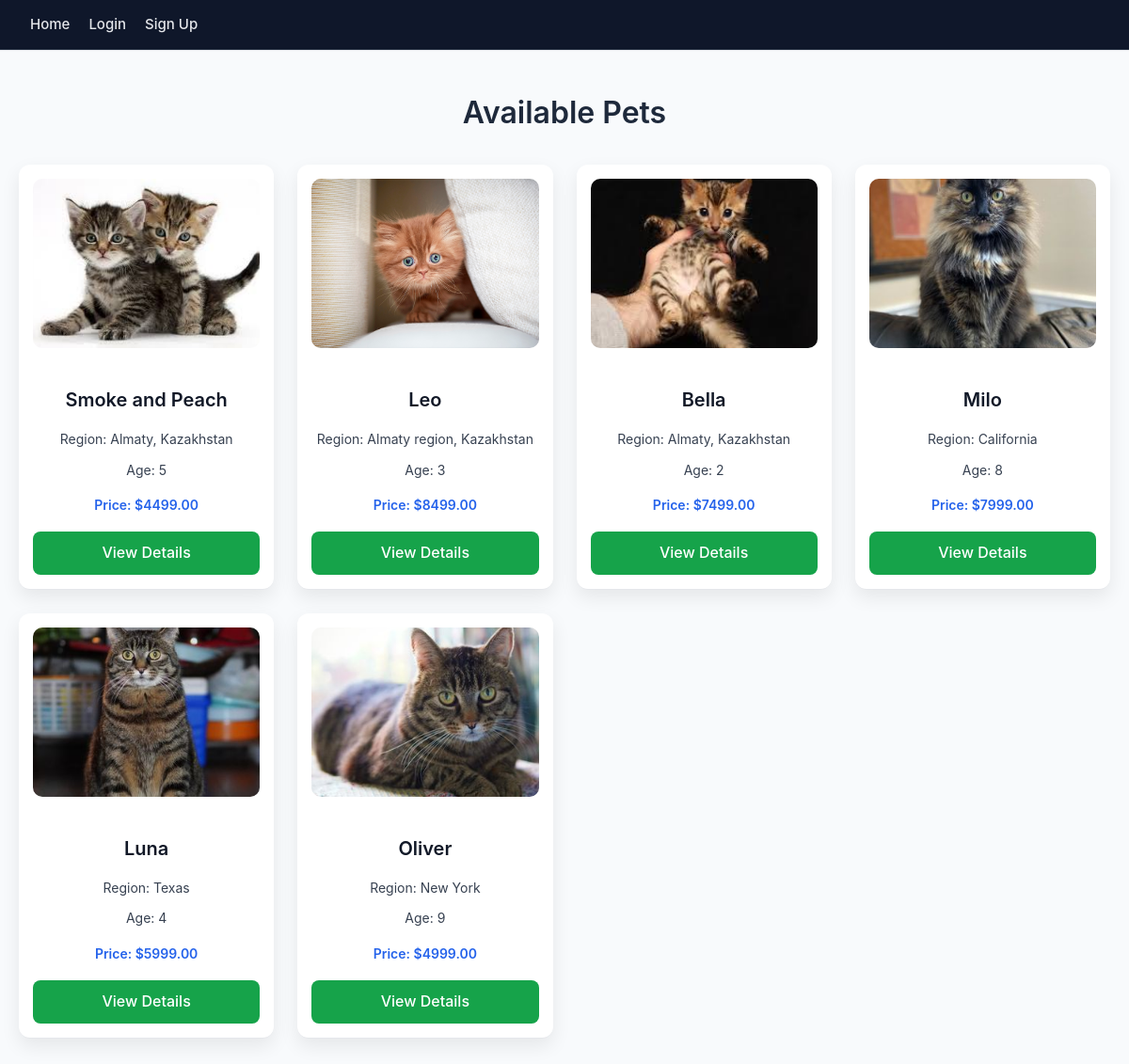
The page / on the database its author committed.
### Shop/models.py (models this page shows, shortened)
class Product(models.Model):
    name = models.CharField(max_length=255)
    image = models.ImageField(upload_to='products/', blank=True, null=True)
    region = models.CharField(max_length=100)
    age = models.PositiveIntegerField()
    vaccinated = models.BooleanField(default=False)
    sterilized = models.BooleanField(default=False)
    features = models.TextField(blank=True)
    shelter = models.CharField(max_length=255)
    phone = models.CharField(max_length=20)
    price = models.DecimalField(max_digits=10, decimal_places=2)
    info = models.TextField(blank=True)

### Shop/views.py (the view)
# urls.py: path('', views.product_list, name='product_list'),
def product_list(request):
    products = Product.objects.all()
    return render(request, 'products/product_list.html', {
        'products': products
    })

### Shop/templates/products/product_list.html (shortened to what this page needs)
{% extends 'base.html' %}
{% load static %}
{% block css %}
<link rel="stylesheet" href="{% static 'css/products_list.css' %}">
{% endblock %}
{% block content %}
<div class="product-grid">
    <h2>Available Pets</h2>
    <ul>
        {% for product in products %}
        <li class="product-card">
            {% if product.image %}
                <img src="{{ product.image.url }}" alt="{{ product.name }}">
            {% endif %}
            <h3>{{ product.name }}</h3>
            <p>Region: {{ product.region }}</p>
            <p>Age: {{ product.age }}</p>
            <p>Price: ${{ product.price }}</p>
            <a href="{% url 'product_detail' product.id %}">View Details</a>
        </li>
        {% empty %}
        <p>No products available.</p>
        {% endfor %}
    </ul>
</div>
{% endblock %}

### Shop/static/css/base.css (style rules this page uses)
* { margin: 0; padding: 0; box-sizing: border-box; }
body { font-family: "Inter", "Segoe UI", Arial, sans-serif; background-color: #f8fafc; color: #1f2937; line-height: 1.6; }
h1, h2, h3 { color: #020617; font-weight: 600; margin-bottom: 14px; }
h2 { font-size: 26px; }
h3 { font-size: 20px; margin-top: 24px; }
a { color: #2563eb; }
ul { list-style: none; }
li { padding: 8px 0; border-bottom: 1px solid #e5e7eb; }

### Shop/static/css/products_list.css (style rules this page uses)
.product-grid { max-width: 1200px; margin: 40px auto; padding: 0 20px; }
.product-grid h2 { text-align: center; margin-bottom: 30px; font-size: 32px; color: #1e293b; }
.product-grid ul { display: grid; grid-template-columns: repeat(auto-fill, minmax(250px, 1fr)); gap: 25px; list-style: none; padding: 0; }
.product-card { background-color: #ffffff; border-radius: 12px; box-shadow: 0 8px 20px rgba(0, 0, 0, 0.08); overflow: hidden; transition: transform 0.3s ease, box-shadow 0.3s ease; display: flex; flex-direction: column; text-align: center; padding: 15px; }
.product-card img { width: 100%; height: 180px; object-fit: cover; border-radius: 10px; margin-bottom: 15px; }
.product-card h3 { font-size: 20px; margin-bottom: 10px; color: #111827; }
.product-card p { font-size: 14px; margin: 5px 0; color: #374151; }
.product-card p:last-of-type { font-weight: 600; color: #2563eb; margin-top: 10px; }
.product-card a { display: inline-block; margin-top: 12px; padding: 10px 20px; background-color: #16a34a; color: #ffffff; border-radius: 8px; text-decoration: none; font-weight: 500; transition: background-color 0.3s ease, transform 0.2s ease; }

### rows shown on the page
Product: image (picture), name "Smoke and Peach", region "Almaty, Kazakhstan", age "5", price "4499.00"
Product: image (picture), name "Leo", region "Almaty region, Kazakhstan", age "3", price "8499.00"
Product: image (picture), name "Bella", region "Almaty, Kazakhstan", age "2", price "7499.00"
Product: image (picture), name "Milo", region "California", age "8", price "7999.00"
Product: image (picture), name "Luna", region "Texas", age "4", price "5999.00"
Product: image (picture), name "Oliver", region "New York", age "9", price "4999.00"
